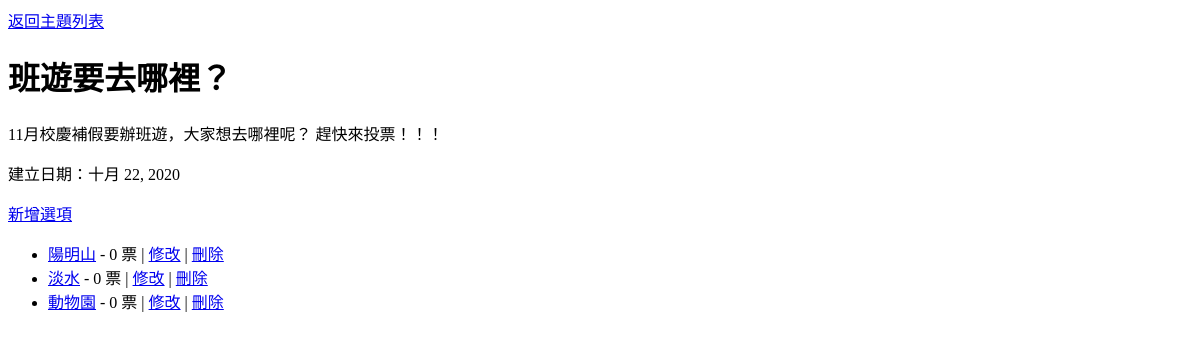
The app's page /poll/1/, older data.
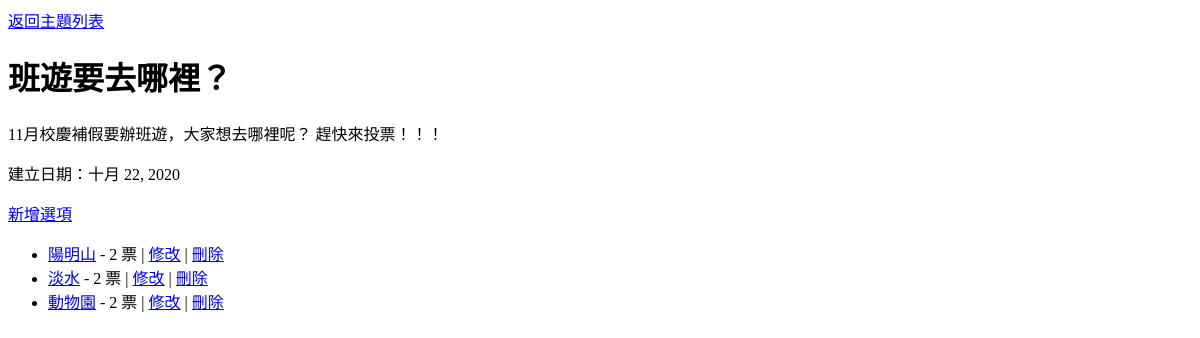
The same page, newer data.
### default/models.py (models this page shows, shortened)
class Option(models.Model):
    poll_id = models.IntegerField('所屬投票主題編號')
    title = models.CharField('選項標題', max_length=200)
    count = models.IntegerField(default=0)

### default/views.py (the view)
# urls.py: path('poll/<int:pk>/', PollDetail.as_view()),
class PollDetail(DetailView):
    model = Poll
    def get_context_data(self, **kwargs):
        ctx = super().get_context_data(**kwargs)
        options = Option.objects.filter(poll_id=self.kwargs['pk'])
        ctx['option_list'] = options
        return ctx

### default/templates/default/poll_detail.html
{% extends "base.html" %}
{% block content %}
<a href="/poll/">返回主題列表</a>
<h1>{{ poll.subject }}</h1>
<p>{{ poll.description }}</p>
<p>建立日期：{{ poll.date_created }}</p>
<a href="/poll/{{ poll.id }}/add/">新增選項</a>
<ul>
    {% for option in option_list %}
    <li>
        <a href="/option/{{ option.id }}/">{{ option.title }}</a>
        - {{ option.count }} 票
        | <a href="/option/{{ option.id }}/edit/">修改</a>
        | <a href="/option/{{ option.id }}/delete/">刪除</a>
    </li>
    {% endfor %}
</ul>
{% endblock %}

Row changes from the older to the newer data that the page shows:
changed Option "陽明山": count "0" → "2"
changed Option "淡水": count "0" → "2"
changed Option "動物園": count "0" → "2"
